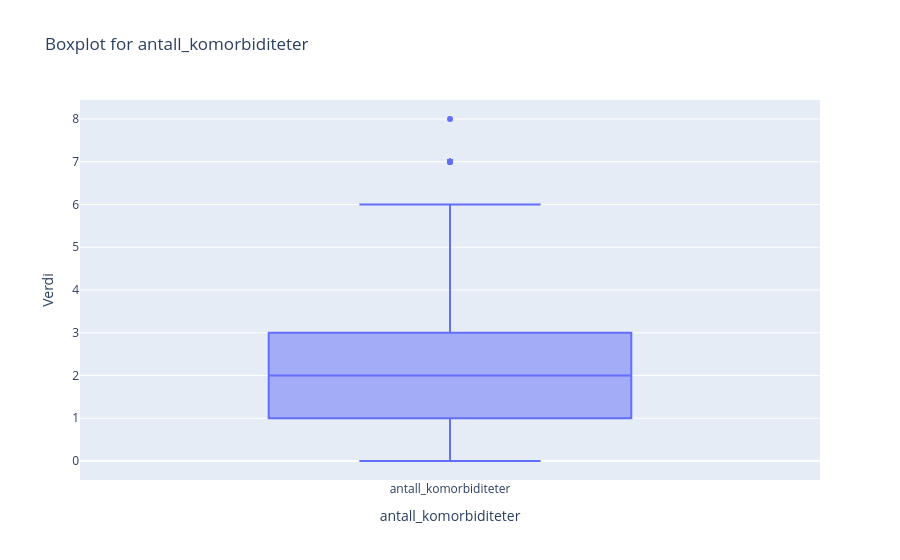
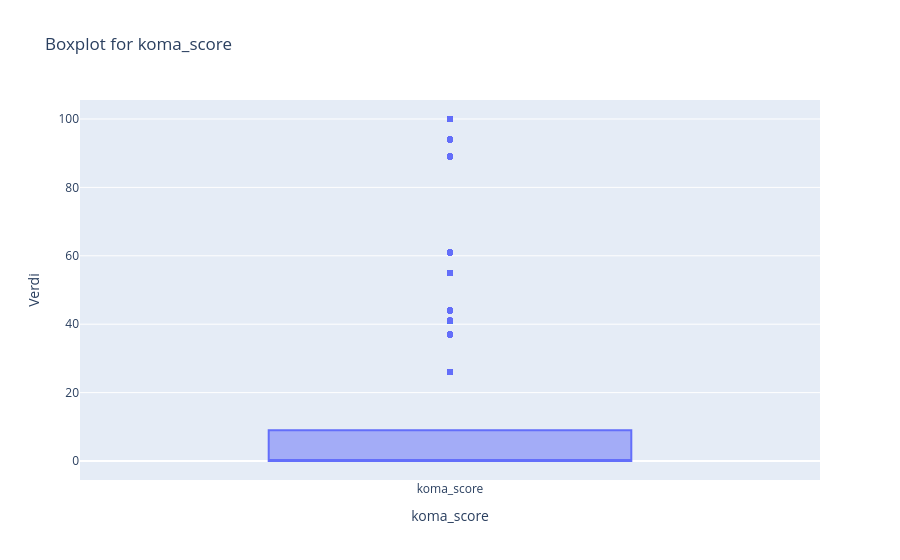
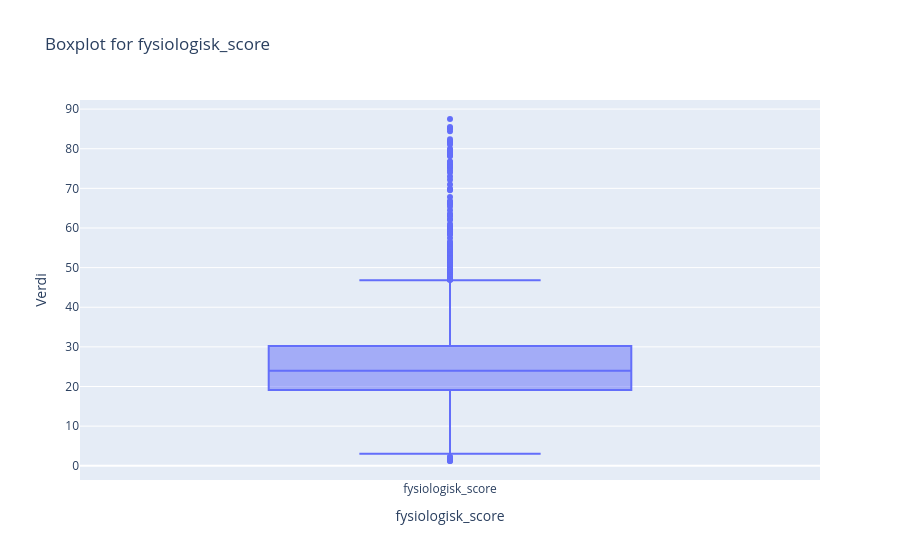
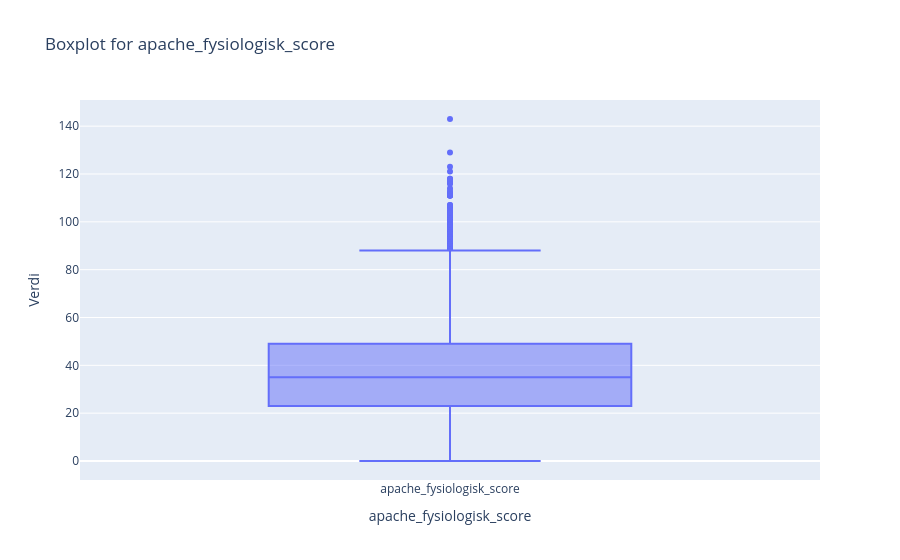

Notebook code cell kept with these figures, in order:
### Markdown cell above
Boxplot av kontinuerlige verdier:

### Code cell
continuous = ['antall_komorbiditeter', 'koma_score', 'fysiologisk_score', 'apache_fysiologisk_score', 'overlevelsesestimat_2mnd', 
                'overlevelsesestimat_6mnd', 'alder', 'blodtrykk', 'hvite_blodlegemer', 'hjertefrekvens','respirasjonsfrekvens', 
               'kroppstemperatur', 'lungefunksjon','serumalbumin',  'kreatinin', 'natrium', 'blod_ph','glukose', 'blodurea_nitrogen', 'adl','urinmengde']


    
for column in continuous:
    fig = px.box(train_df[column], title = (f'Boxplot for {column}'))
    fig.update_layout(xaxis_title=column,
                      yaxis_title='Verdi')
    fig.show()

### Figure 1 — Plotly figure (JSON) as saved in the notebook; plotly's stock layout.template omitted (floating-point values rounded to 4 significant figures; data arrays with more than 128 entries replaced by an {"elided": "..."} marker saying what was removed)
{"data": [{"alignmentgroup": "True", "hovertemplate": "variable=%{x}<br>value=%{y}<extra></extra>", "legendgroup": "", "marker": {"color": "#636efa"}, "name": "", "notched": false, "offsetgroup": "", "orientation": "v", "showlegend": false, "type": "box", "x": {"elided": "5410 str values"}, "x0": " ", "xaxis": "x", "y": {"elided": "5410 int values"}, "y0": " ", "yaxis": "y"}], "layout": {"boxmode": "group", "legend": {"tracegroupgap": 0}, "title": {"text": "Boxplot for antall_komorbiditeter"}, "xaxis": {"anchor": "y", "domain": [0, 1], "title": {"text": "antall_komorbiditeter"}}, "yaxis": {"anchor": "x", "domain": [0, 1], "title": {"text": "Verdi"}}}}

### Figure 2 — Plotly figure (JSON) as saved in the notebook; plotly's stock layout.template omitted (floating-point values rounded to 4 significant figures; data arrays with more than 128 entries replaced by an {"elided": "..."} marker saying what was removed)
{"data": [{"alignmentgroup": "True", "hovertemplate": "variable=%{x}<br>value=%{y}<extra></extra>", "legendgroup": "", "marker": {"color": "#636efa"}, "name": "", "notched": false, "offsetgroup": "", "orientation": "v", "showlegend": false, "type": "box", "x": {"elided": "5410 str values"}, "x0": " ", "xaxis": "x", "y": {"elided": "5410 int values"}, "y0": " ", "yaxis": "y"}], "layout": {"boxmode": "group", "legend": {"tracegroupgap": 0}, "title": {"text": "Boxplot for koma_score"}, "xaxis": {"anchor": "y", "domain": [0, 1], "title": {"text": "koma_score"}}, "yaxis": {"anchor": "x", "domain": [0, 1], "title": {"text": "Verdi"}}}}

### Figure 3 — Plotly figure (JSON) as saved in the notebook; plotly's stock layout.template omitted (floating-point values rounded to 4 significant figures; data arrays with more than 128 entries replaced by an {"elided": "..."} marker saying what was removed)
{"data": [{"alignmentgroup": "True", "hovertemplate": "variable=%{x}<br>value=%{y}<extra></extra>", "legendgroup": "", "marker": {"color": "#636efa"}, "name": "", "notched": false, "offsetgroup": "", "orientation": "v", "showlegend": false, "type": "box", "x": {"elided": "5410 str values"}, "x0": " ", "xaxis": "x", "y": {"elided": "5410 float values"}, "y0": " ", "yaxis": "y"}], "layout": {"boxmode": "group", "legend": {"tracegroupgap": 0}, "title": {"text": "Boxplot for fysiologisk_score"}, "xaxis": {"anchor": "y", "domain": [0, 1], "title": {"text": "fysiologisk_score"}}, "yaxis": {"anchor": "x", "domain": [0, 1], "title": {"text": "Verdi"}}}}

### Figure 4 — Plotly figure (JSON) as saved in the notebook; plotly's stock layout.template omitted (floating-point values rounded to 4 significant figures; data arrays with more than 128 entries replaced by an {"elided": "..."} marker saying what was removed)
{"data": [{"alignmentgroup": "True", "hovertemplate": "variable=%{x}<br>value=%{y}<extra></extra>", "legendgroup": "", "marker": {"color": "#636efa"}, "name": "", "notched": false, "offsetgroup": "", "orientation": "v", "showlegend": false, "type": "box", "x": {"elided": "5410 str values"}, "x0": " ", "xaxis": "x", "y": {"elided": "5410 int values"}, "y0": " ", "yaxis": "y"}], "layout": {"boxmode": "group", "legend": {"tracegroupgap": 0}, "title": {"text": "Boxplot for apache_fysiologisk_score"}, "xaxis": {"anchor": "y", "domain": [0, 1], "title": {"text": "apache_fysiologisk_score"}}, "yaxis": {"anchor": "x", "domain": [0, 1], "title": {"text": "Verdi"}}}}
